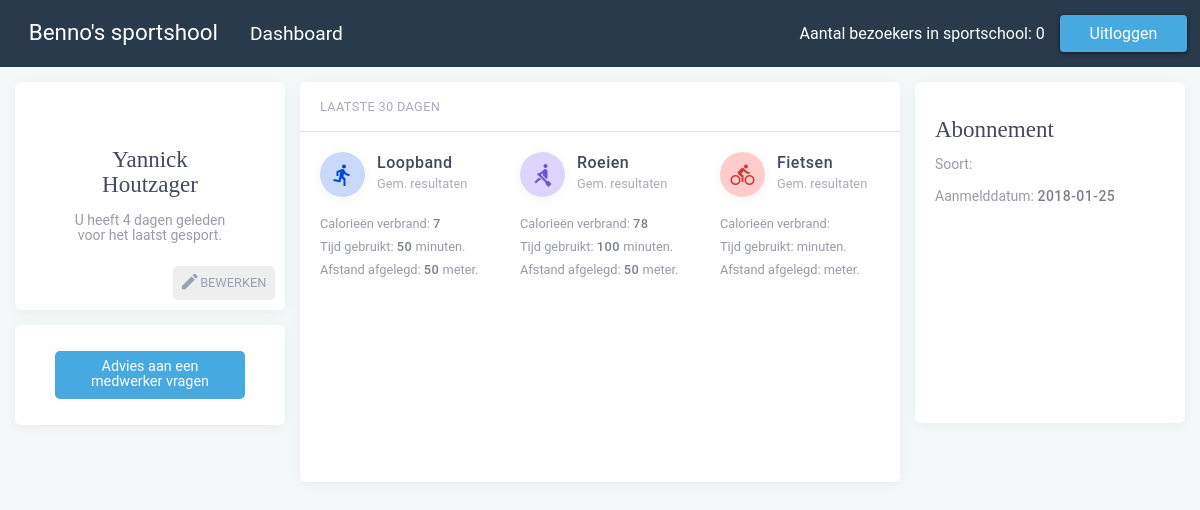
Before: /index.php?login=success (signed in) with the older database file.
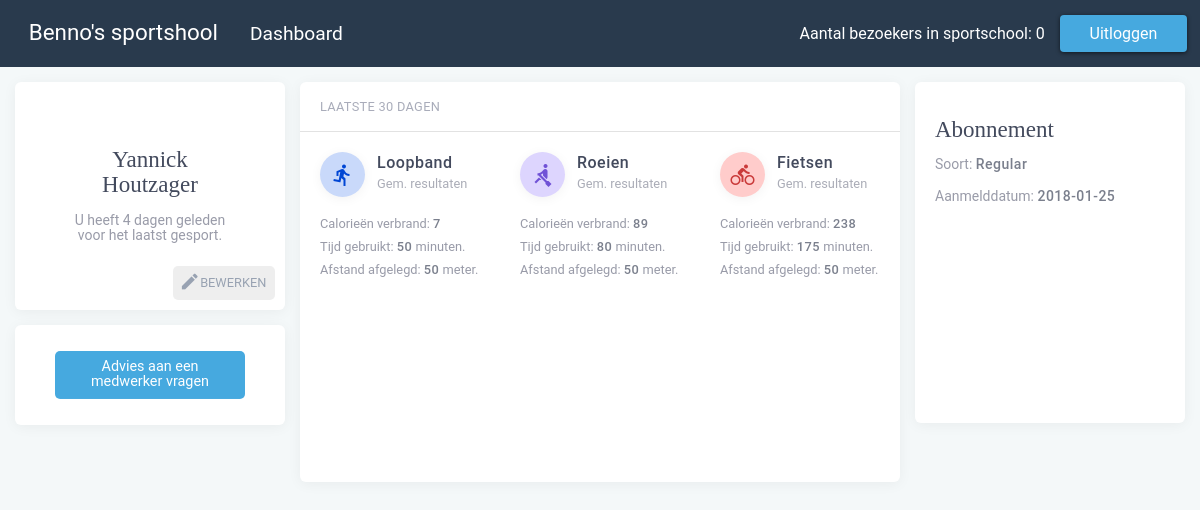
After: the same page with the newer database file.
### tables this page shows
CREATE TABLE `leden` (
  `lid_id` int(50) NOT NULL,
  `pas_code` varchar(256) NOT NULL,
  `lid_voornaam` varchar(256) NOT NULL,
  `lid_tsnvoegsel` varchar(256) NOT NULL,
  `lid_achternaam` varchar(256) NOT NULL,
  `lid_gewicht` int(50) NOT NULL,
  `lid_geboortedatum` date NOT NULL,
  `lid_email` varchar(256) NOT NULL,
  `lid_huisnr` int(50) NOT NULL,
  `lid_postcode` varchar(50) NOT NULL,
  `lid_straatnaam` varchar(256) NOT NULL,
  `lid_tel` int(50) NOT NULL,
  `lid_woonplaats` varchar(256) NOT NULL,
  `lid_rekeningnr` varchar(256) NOT NULL,
  `lid_bank` varchar(256) NOT NULL,
  `lid_abbo` varchar(256) NOT NULL,
  `lid_uid` varchar(256) NOT NULL,
  `lid_pwd` varchar(256) NOT NULL,
  `lid_registerdate` date NOT NULL,
  `IsLoggedIn` varchar(10) NOT NULL
);

CREATE TABLE `resultaat` (
  `resultaat_id` int(50) NOT NULL,
  `lid_id` int(50) NOT NULL,
  `apparaat_id` int(11) NOT NULL,
  `tijd` int(50) NOT NULL,
  `cal` int(50) NOT NULL,
  `gem_snelheid` int(50) NOT NULL,
  `afstand` int(50) NOT NULL,
  `datum` date NOT NULL
);

### index.php (the view, shortened to what this page needs)
<?php
  include_once 'header.php'
?>
  <?php
          if (isset($_SESSION['lid_id'])) {
            echo '
            <div class="dashboard grid-padding-x">
            <div class="left">
            <div class="lid">';
          $sql = "SELECT * FROM leden WHERE lid_uid = '" . $_SESSION['lid_uid'] . "'";
          $result = mysqli_query($conn, $sql);
          $row = mysqli_fetch_array($result);
          echo '<h4>' . $row["lid_voornaam"] . ' ' . $row["lid_tsnvoegsel"] . ' ' . $row["lid_achternaam"] . '</h4>';
          $sql = mysqli_fetch_assoc(mysqli_query($conn, "SELECT datum FROM resultaat"));
          $lastvisit = $sql['datum'];
          $date = new DateTime($lastvisit);
          $now = new DateTime();
          echo $date->diff($now)->format("<p>U heeft %d dagen geleden voor het laatst gesport.</p>");
        echo'
         <a href="update.php" class="button valign-center">
         <i class="material-icons">mode_edit</i>Bewerken</a>
            </div>
            <div class="advies">
          <a href="advies.php" class="button">Advies aan een medwerker vragen</a>
        </div>
            </div>
            <div class="middle">
        <div class="header">
          <p>Laatste 30 dagen</p>
        </div>
        <div class="apparaten">';
        $avgloopband = "SELECT FORMAT(AVG(cal),0) avg_cal_loopband, FORMAT(AVG(tijd),0) avg_tijd_loopband, FORMAT(AVG(afstand),0) avg_afst_loopband FROM resultaat WHERE DATEDIFF(CURDATE(),datum) between 0 AND 30 AND apparaat_id = 1 AND lid_id = '" . $_SESSION['lid_id'] . "'";
        $result = mysqli_query($conn, $avgloopband);
        $row = mysqli_fetch_array($result);
        echo'
            <div class="loopband">
              <div class="top">
              <div class="icon">
              <i class="material-icons valign-center">directions_run</i>
              </div>
              <div class="title">
              <b>Loopband</b>
              <p>Gem. resultaten</p>
              </div>
              </div>
              ';
              echo '<p> Calorieën verbrand: <b>' . $row['avg_cal_loopband'] . '</b> </p>';
              echo '<p> Tijd gebruikt: <b>' . $row['avg_tijd_loopband'] . '</b> minuten.</p>';
              echo '<p> Afstand afgelegd: <b>' . $row['avg_afst_loopband'] . '</b> meter.</p>
              </div>
              ';
        $avgroeien = "SELECT FORMAT(AVG(cal),0) avg_cal_roeien, FORMAT(AVG(tijd),0) avg_tijd_roeien, FORMAT(AVG(afstand),0) avg_afst_roeien FROM resultaat WHERE DATEDIFF(CURDATE(),datum) between 0 AND 30 AND apparaat_id = 2 AND lid_id = '" . $_SESSION['lid_id'] . "'";
        $result = mysqli_query($conn, $avgroeien);
        $row = mysqli_fetch_array($result);
        echo'
        <div class="roeien">
            <div class="top">
            <div class="icon">
            <i class="material-icons valign-center">rowing</i>
            </div>
            <div class="title">
            <b>Roeien</b>
            <p>Gem. resultaten</p>
            </div>
            </div>
            ';
            echo '<p> Calorieën verbrand: <b>' . $row['avg_cal_roeien'] . '</b> </p>';
          echo '<p> Tijd gebruikt: <b>' . $row['avg_tijd_roeien'] . '</b> minuten.</p>';
          echo '<p> Afstand afgelegd: <b>' . $row['avg_afst_roeien'] . '</b> meter.</p>
          </div>
          ';
        $avgfietsen = "SELECT FORMAT(AVG(cal),0) avg_cal_fietsen, FORMAT(AVG(tijd),0) avg_tijd_fietsen, FORMAT(AVG(afstand),0) avg_afst_fietsen FROM resultaat WHERE DATEDIFF(CURDATE(),datum) between 0 AND 30 AND apparaat_id = 3 AND lid_id = '" . $_SESSION['lid_id'] . "'";
        $result = mysqli_query($conn, $avgfietsen);
        $row = mysqli_fetch_array($result);
        echo'
        <div class="fietsen">
        <div class="top">
        <div class="icon">
        <i class="material-icons valign-center">directions_bike</i>
        </div>
        <div class="title">
        <b>Fietsen</b>
        <p>Gem. resultaten</p>
        </div>
        </div>
        ';
        echo '<p> Calorieën verbrand: <b>' . $row['avg_cal_fietsen'] . '</b></p>';
        echo '<p> Tijd gebruikt: <b>' . $row['avg_tijd_fietsen'] . '</b> minuten.</p>';
        echo '<p> Afstand afgelegd: <b>' . $row['avg_afst_fietsen'] . '</b> meter.</p>
        </div>
        ';
              echo'
              </div>
              </div>';
           echo'
           <div class="right">
      <div class="abonnement">
      <h4>Abonnement</h4>
           ';
           $sql = "SELECT * FROM leden WHERE lid_uid = '" . $_SESSION['lid_uid'] . "'";
        $result = mysqli_query($conn, $sql);
        $row = mysqli_fetch_array($result);
        echo '<p> Soort: <b>' . $row["lid_abbo"] . '</b></p>';
        echo '<p>Aanmelddatum: <b>' . $row["lid_registerdate"] . '</b></p>';
          }
    ?>
    <?php
  include_once 'footer.php'
?>

### header.php (shortened to what this page needs)
<?php
  include 'includes/dbh.inc.php'
?>
  <!doctype html>
  <html class="no-js" lang="en">
  <head>
    <link rel="stylesheet" href="css/app.css">
  </head>
  <body <?php if (isset($_SESSION['lid_id'])) { echo'class="dashbg"'; }?>>
    <div class="top-bar" data-sticky data-options="marginTop:0;">
      <div class="top-bar-left">
        <ul class="dropdown menu" data-dropdown-menu>
          <li class="menu-text">Benno's sportshool</li>
          <?php
          if (isset($_SESSION['lid_id'])) {
            echo'
            <li>
            <a href="index.php">Dashboard</a>
          </li>
          ';
          }
        ?>
        </ul>
      </div>
      <div class="top-bar-right">
        <ul class="menu">
          <?php
          if (isset($_SESSION['lid_id'])) {
            $sql = "SELECT COUNT(*) FROM leden WHERE IsLoggedIn = 'true'";
            $rs = mysqli_query($conn, $sql);
            $result = mysqli_fetch_array($rs);
            echo'
            <li class="count">Aantal bezoekers in sportschool: ' . $result[0] . '</li>
            <li><form action="includes/logout.inc.php" method="POST">
                 <button class="button" type="submit" name="submit">Uitloggen</button>
                 </form></li>';
          }
        ?>
        </ul>
      </div>
    </div>

### footer.php (shortened to what this page needs)
</body>
</html>

Changed rows visible on the page:
changed leden "Yannick": lid_abbo (not shown) → "Regular"
Other visible differences:
$row['avg_cal_roeien']: "78" → "89"
$row['avg_tijd_roeien']: "100" → "80"
$row['avg_cal_fietsen']: (not shown) → "238"
$row['avg_tijd_fietsen']: (not shown) → "175"
$row['avg_afst_fietsen']: (not shown) → "50"
